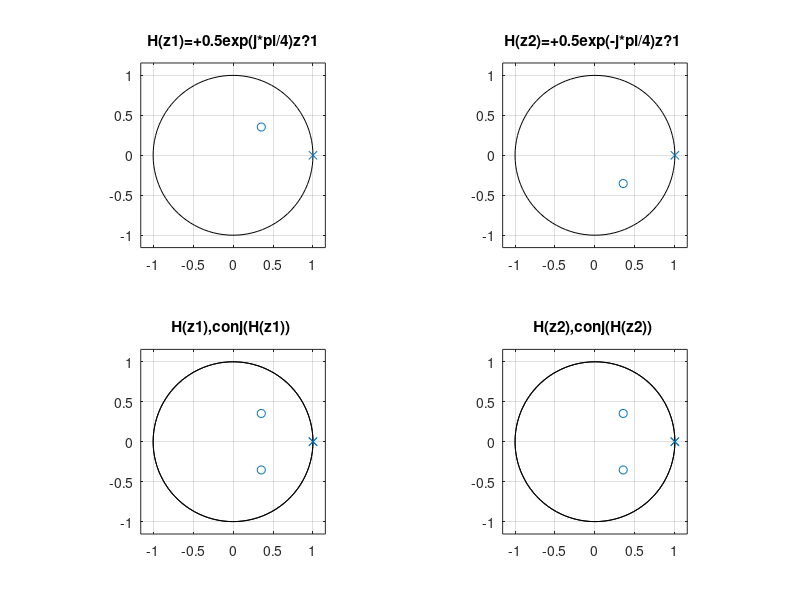
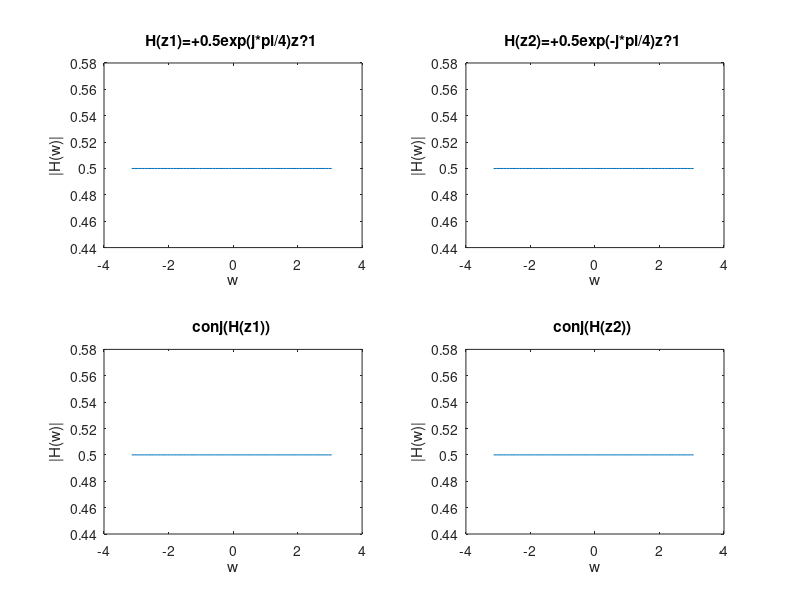

Source code (MATLAB) for these figures, in order:
 clc;close all;clear all;
 w=-pi:0.1:pi;
 z=exp(j*w); 
 z=1./z; 
 z1=0.5*exp(j*pi/4); 
 z2=0.5*exp(-j*pi/4); 
z3=conj(z1); 
z4=conj(z2); 
figure(1);
subplot(2,2,1);
zplane([z1],[1]);
title("H(z1)=+0.5exp(j*pi/4)z?1");
 subplot(2,2,2);
 zplane([z2],[1]);
 title("H(z2)=+0.5exp(-j*pi/4)z?1 "); 
 subplot(2,2,3); 
 zplane([z1],[1]); 
hold on;
zplane([z3],[1]);
title("H(z1),conj(H(z1)) ");
subplot(2,2,4); zplane([z2],[1]);
hold on;zplane([z4],[1]);
title("H(z2),conj(H(z2)) "); 
figure(2);
subplot(2,2,1);
plot(w,abs(z*z1));
title("H(z1)=+0.5exp(j*pi/4)z?1 "); 
xlabel("w");
 ylabel("|H(w)|"); 
 subplot(2,2,2);
 plot(w,abs(z*z2));
 title("H(z2)=+0.5exp(-j*pi/4)z?1 "); 
 xlabel("w");
 ylabel("|H(w)|");
 subplot(2,2,3);
 plot(w,abs(z*z3));
 title("conj(H(z1)) ");
 xlabel("w");
 ylabel("|H(w)|");
 subplot(2,2,4);
 plot(w,abs(z*z4));
 title("conj(H(z2)) ");
 xlabel("w");
 ylabel("|H(w)|"); 
